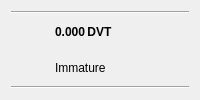
                                                <widget class="QWidget" name="immature">
                                                    <property name="visible">
                                                        <bool>false</bool>
                                                    </property>
                                                    <layout class="QGridLayout" name="gridImmature">
                                                        <property name="spacing">
                                                            <number>2</number>
                                                        </property>
                                                        <!-- line -->
                                                        <item row="0" column="0" colspan="3">
                                                            <widget class="Line" name="lineb8">
                                                                <property name="orientation">
                                                                    <enum>Qt::Horizontal</enum>
                                                                </property>
                                                            </widget>
                                                        </item>
                                                        <!-- icon -->
                                                        <item row="1" column="0" rowspan="2">
                                                            <widget class="QPushButton" name="immatureIcon">
                                                                <property name="enabled">
                                                                    <bool>false</bool>
                                                                </property>
                                                                <property name="maximumSize">
                                                                    <size>
                                                                        <width>42</width>
                                                                        <height>42</height>
                                                                    </size>
                                                                </property>
                                                                <property name="text">
                                                                    <string/>
                                                                </property>
                                                                <property name="icon">
                                                                    <iconset resource="../bitcoin.qrc">
                                                                        <normaloff>:/icons/pending</normaloff>
                                                                        <disabledoff>:/icons/pending</disabledoff>:/icons/pending                                                                                                                                                                                                                                                                                                                                                                                                                                                                                                                                                                                                                                                                                                                                                                                                                                                                                                                                                                                                                                                                                                                                                                                                                                                                                                                                                                                                                                                                                                                                                                                                                                                                                                                                                                                                                                        
                                                                    </iconset>
                                                                </property>
                                                                <property name="iconSize">
                                                                    <size>
                                                                        <width>42</width>
                                                                        <height>42</height>
                                                                    </size>
                                                                </property>
                                                                <property name="styleSheet">
                                                                    <string notr="true">background: transparent; border: none</string>
                                                                </property>
                                                                <property name="flat">
                                                                    <bool>true</bool>
                                                                </property>
                                                            </widget>
                                                        </item>
                                                        <!-- immature-->
                                                        <item row="1" column="1">
                                                            <widget class="QLabel" name="labelImmature">
                                                                <property name="font">
                                                                    <font>
                                                                        <weight>75</weight>
                                                                        <bold>true</bold>
                                                                    </font>
                                                                </property>
                                                                <property name="cursor">
                                                                    <cursorShape>IBeamCursor</cursorShape>
                                                                </property>
                                                                <property name="toolTip">
                                                                    <string>Total of transactions that have yet to be confirmed, and do not yet count toward the spendable balance</string>
                                                                </property>
                                                                <property name="text">
                                                                    <string notr="true">0.000 DVT</string>
                                                                </property>
                                                                <property name="textInteractionFlags">
                                                                    <set>Qt::LinksAccessibleByMouse|Qt::TextSelectableByKeyboard|Qt::TextSelectableByMouse</set>
                                                                </property>
                                                            </widget>
                                                        </item>
                                                        <!-- immature label-->
                                                        <item row="2" column="1">
                                                            <widget class="QLabel" name="labelPendingText">
                                                                <property name="text">
                                                                    <string>Immature</string>
                                                                </property>
                                                            </widget>
                                                        </item>
                                                        <item row="1" column="2" rowspan="2">
                                                            <widget class="QPushButton" name="labelWalletStatus8">
                                                                <property name="enabled">
                                                                    <bool>true</bool>
                                                                </property>
                                                                <property name="styleSheet">
                                                                    <string notr="true">background: transparent; border: none</string>
                                                                </property>
                                                                <property name="maximumSize">
                                                                    <size>
                                                                        <width>30</width>
                                                                        <height>30</height>
                                                                    </size>
                                                                </property>
                                                                <property name="toolTip">
                                                                    <string>The displayed information may be out of date. Your wallet automatically synchronizes with the DeVault network after a connection is established, but this process has not completed yet.</string>
                                                                </property>
                                                                <property name="text">
                                                                    <string/>
                                                                </property>
                                                                <property name="icon">
                                                                    <iconset resource="../bitcoin.qrc">
                                                                        <normaloff>:/icons/warning</normaloff>
                                                                        <disabledoff>:/icons/warning</disabledoff>:/icons/warning                                                                                                                                                                                                                                                                                                                                                                                                                                                                                                                                                                                                                                                                                                                                                                                                                                                                                                                                                                                                                                                                                                                                                                                                                                                                                                                                                                                                                                                                                                                                                                                                                                                                                                                                                                                                                
                                                                    </iconset>
                                                                </property>
                                                                <property name="iconSize">
                                                                    <size>
                                                                        <width>24</width>
                                                                        <height>24</height>
                                                                    </size>
                                                                </property>
                                                                <property name="flat">
                                                                    <bool>true</bool>
                                                                </property>
                                                            </widget>
                                                        </item>
                                                        <!-- line -->
                                                        <item row="3" column="0" colspan="3">
                                                            <widget class="Line" name="lineb9">
                                                                <property name="orientation">
                                                                    <enum>Qt::Horizontal</enum>
                                                                </property>
                                                            </widget>
                                                        </item>
                                                    </layout>
                                                </widget>
